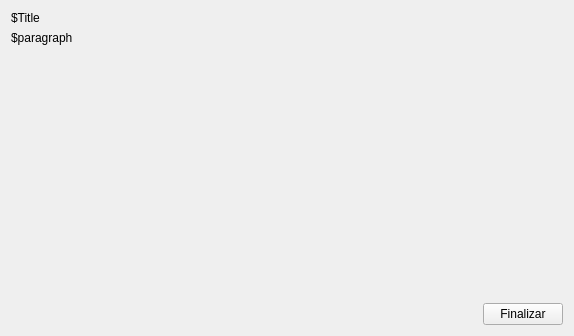
<?xml version="1.0" encoding="UTF-8"?>
<ui version="4.0">
 <class>Widget</class>
 <widget class="QWidget" name="Widget">
  <property name="geometry">
   <rect>
    <x>0</x>
    <y>0</y>
    <width>574</width>
    <height>336</height>
   </rect>
  </property>
  <property name="windowTitle">
   <string>Widget</string>
  </property>
  <layout class="QVBoxLayout" name="verticalLayout_2">
   <item>
    <widget class="QLabel" name="label">
     <property name="text">
      <string>$Title</string>
     </property>
    </widget>
   </item>
   <item>
    <widget class="QLabel" name="label_3">
     <property name="text">
      <string>$paragraph</string>
     </property>
    </widget>
   </item>
   <item>
    <spacer name="verticalSpacer">
     <property name="orientation">
      <enum>Qt::Orientation::Vertical</enum>
     </property>
     <property name="sizeHint" stdset="0">
      <size>
       <width>20</width>
       <height>40</height>
      </size>
     </property>
    </spacer>
   </item>
   <item>
    <layout class="QHBoxLayout" name="horizontalLayout">
     <item>
      <spacer name="horizontalSpacer">
       <property name="orientation">
        <enum>Qt::Orientation::Horizontal</enum>
       </property>
       <property name="sizeHint" stdset="0">
        <size>
         <width>40</width>
         <height>20</height>
        </size>
       </property>
      </spacer>
     </item>
     <item>
      <widget class="QPushButton" name="pushButton">
       <property name="text">
        <string>Finalizar</string>
       </property>
      </widget>
     </item>
    </layout>
   </item>
  </layout>
 </widget>
 <resources/>
 <connections/>
</ui>
